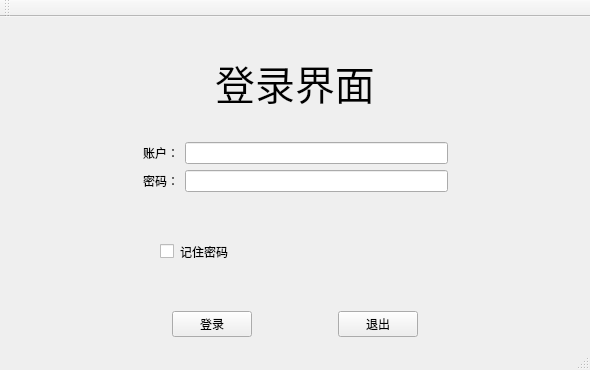
<?xml version="1.0" encoding="UTF-8"?>
<ui version="4.0">
 <class>MainWindow</class>
 <widget class="QMainWindow" name="MainWindow">
  <property name="geometry">
   <rect>
    <x>0</x>
    <y>0</y>
    <width>590</width>
    <height>370</height>
   </rect>
  </property>
  <property name="minimumSize">
   <size>
    <width>590</width>
    <height>370</height>
   </size>
  </property>
  <property name="maximumSize">
   <size>
    <width>590</width>
    <height>370</height>
   </size>
  </property>
  <property name="windowTitle">
   <string>MainWindow</string>
  </property>
  <widget class="QWidget" name="centralWidget">
   <layout class="QVBoxLayout" name="verticalLayout">
    <item>
     <widget class="QLabel" name="label">
      <property name="font">
       <font>
        <pointsize>30</pointsize>
       </font>
      </property>
      <property name="text">
       <string>登录界面</string>
      </property>
      <property name="alignment">
       <set>Qt::AlignCenter</set>
      </property>
     </widget>
    </item>
    <item>
     <layout class="QHBoxLayout" name="horizontalLayout_4" stretch="1,1,2,1">
      <item>
       <spacer name="horizontalSpacer_7">
        <property name="orientation">
         <enum>Qt::Horizontal</enum>
        </property>
        <property name="sizeHint" stdset="0">
         <size>
          <width>40</width>
          <height>20</height>
         </size>
        </property>
       </spacer>
      </item>
      <item>
       <widget class="QLabel" name="label_2">
        <property name="sizePolicy">
         <sizepolicy hsizetype="Fixed" vsizetype="Preferred">
          <horstretch>0</horstretch>
          <verstretch>0</verstretch>
         </sizepolicy>
        </property>
        <property name="text">
         <string>账户：</string>
        </property>
       </widget>
      </item>
      <item>
       <widget class="QLineEdit" name="lineEdit"/>
      </item>
      <item>
       <spacer name="horizontalSpacer_2">
        <property name="orientation">
         <enum>Qt::Horizontal</enum>
        </property>
        <property name="sizeHint" stdset="0">
         <size>
          <width>40</width>
          <height>20</height>
         </size>
        </property>
       </spacer>
      </item>
     </layout>
    </item>
    <item>
     <layout class="QHBoxLayout" name="horizontalLayout_3" stretch="1,1,2,1">
      <item>
       <spacer name="horizontalSpacer_8">
        <property name="orientation">
         <enum>Qt::Horizontal</enum>
        </property>
        <property name="sizeHint" stdset="0">
         <size>
          <width>40</width>
          <height>20</height>
         </size>
        </property>
       </spacer>
      </item>
      <item>
       <widget class="QLabel" name="label_3">
        <property name="sizePolicy">
         <sizepolicy hsizetype="Fixed" vsizetype="Preferred">
          <horstretch>0</horstretch>
          <verstretch>0</verstretch>
         </sizepolicy>
        </property>
        <property name="text">
         <string>密码：</string>
        </property>
       </widget>
      </item>
      <item>
       <widget class="QLineEdit" name="lineEdit_2">
        <property name="echoMode">
         <enum>QLineEdit::Password</enum>
        </property>
       </widget>
      </item>
      <item>
       <spacer name="horizontalSpacer_3">
        <property name="orientation">
         <enum>Qt::Horizontal</enum>
        </property>
        <property name="sizeHint" stdset="0">
         <size>
          <width>40</width>
          <height>20</height>
         </size>
        </property>
       </spacer>
      </item>
     </layout>
    </item>
    <item>
     <layout class="QHBoxLayout" name="horizontalLayout_2" stretch="3,1,8">
      <item>
       <spacer name="horizontalSpacer_6">
        <property name="orientation">
         <enum>Qt::Horizontal</enum>
        </property>
        <property name="sizeHint" stdset="0">
         <size>
          <width>40</width>
          <height>20</height>
         </size>
        </property>
       </spacer>
      </item>
      <item>
       <widget class="QCheckBox" name="checkBox">
        <property name="sizePolicy">
         <sizepolicy hsizetype="Fixed" vsizetype="Fixed">
          <horstretch>0</horstretch>
          <verstretch>0</verstretch>
         </sizepolicy>
        </property>
        <property name="text">
         <string/>
        </property>
       </widget>
      </item>
      <item>
       <widget class="QLabel" name="label_4">
        <property name="text">
         <string>记住密码</string>
        </property>
       </widget>
      </item>
     </layout>
    </item>
    <item>
     <layout class="QHBoxLayout" name="horizontalLayout" stretch="2,1,1,1,2">
      <item>
       <spacer name="horizontalSpacer_4">
        <property name="orientation">
         <enum>Qt::Horizontal</enum>
        </property>
        <property name="sizeHint" stdset="0">
         <size>
          <width>40</width>
          <height>20</height>
         </size>
        </property>
       </spacer>
      </item>
      <item>
       <widget class="QPushButton" name="btnOK">
        <property name="text">
         <string>登录</string>
        </property>
       </widget>
      </item>
      <item>
       <spacer name="horizontalSpacer">
        <property name="orientation">
         <enum>Qt::Horizontal</enum>
        </property>
        <property name="sizeHint" stdset="0">
         <size>
          <width>40</width>
          <height>20</height>
         </size>
        </property>
       </spacer>
      </item>
      <item>
       <widget class="QPushButton" name="btnCancel">
        <property name="text">
         <string>退出</string>
        </property>
       </widget>
      </item>
      <item>
       <spacer name="horizontalSpacer_5">
        <property name="orientation">
         <enum>Qt::Horizontal</enum>
        </property>
        <property name="sizeHint" stdset="0">
         <size>
          <width>40</width>
          <height>20</height>
         </size>
        </property>
       </spacer>
      </item>
     </layout>
    </item>
   </layout>
  </widget>
  <widget class="QMenuBar" name="menuBar">
   <property name="geometry">
    <rect>
     <x>0</x>
     <y>0</y>
     <width>590</width>
     <height>28</height>
    </rect>
   </property>
  </widget>
  <widget class="QToolBar" name="mainToolBar">
   <attribute name="toolBarArea">
    <enum>TopToolBarArea</enum>
   </attribute>
   <attribute name="toolBarBreak">
    <bool>false</bool>
   </attribute>
  </widget>
  <widget class="QStatusBar" name="statusBar"/>
 </widget>
 <layoutdefault spacing="6" margin="11"/>
 <resources/>
 <connections/>
</ui>
